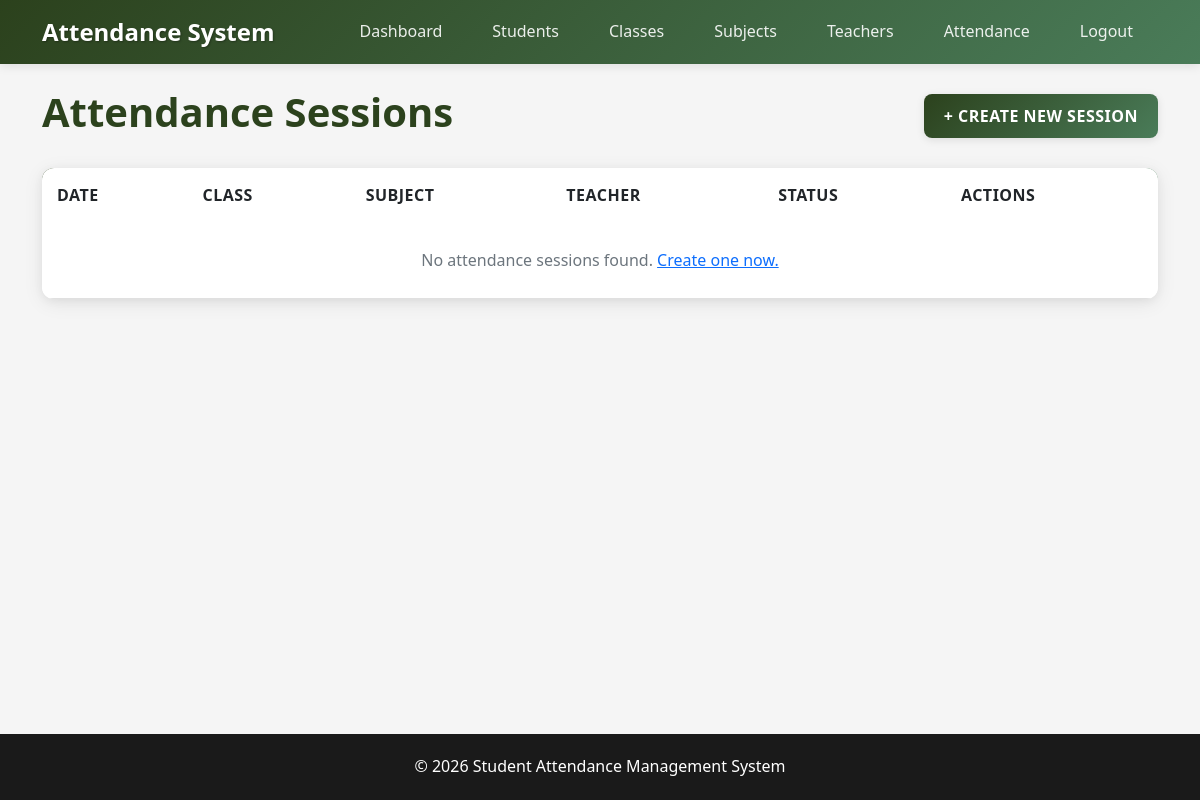
The page /attendance/ (signed in) on the database as committed earlier.
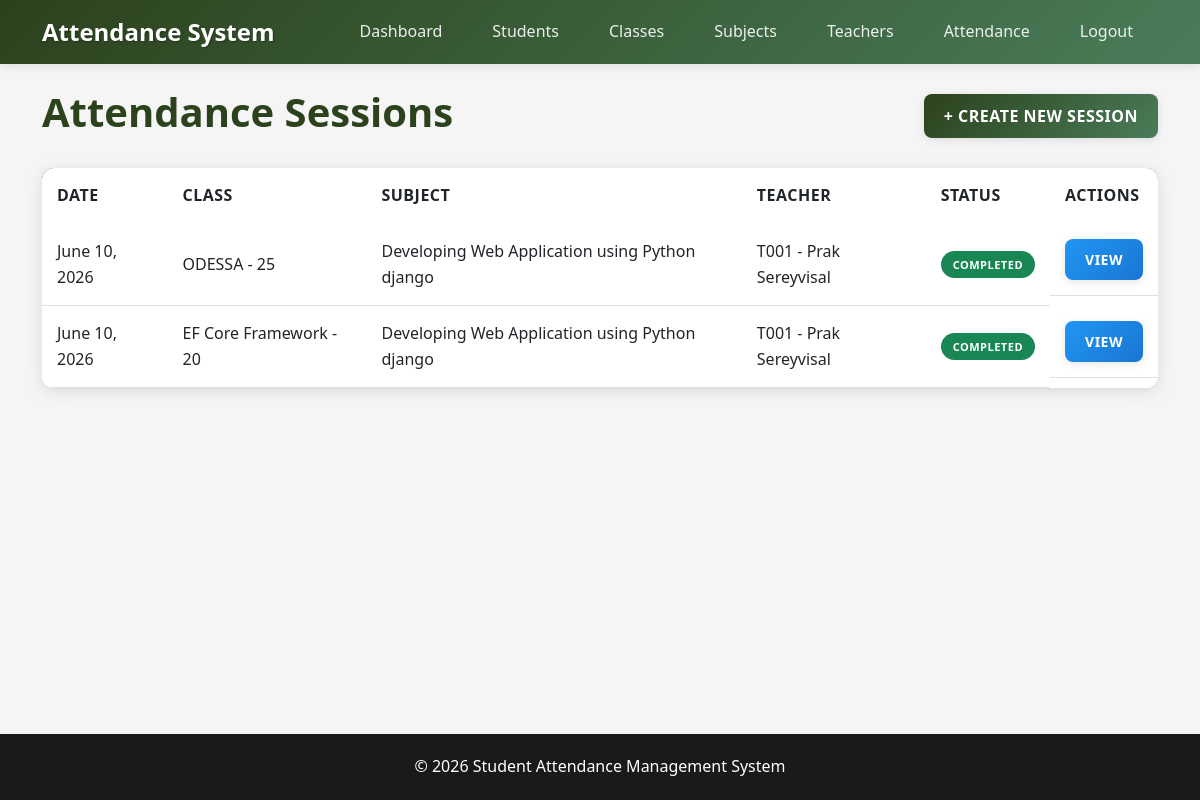
The same page on the database as committed later.
### Attendance/models.py (models this page shows, shortened)
class Attendance(models.Model):
    STATUS_CHOICES = [
        ('scheduled', 'Scheduled'),
        ('ongoing', 'Ongoing'),
        ('completed', 'Completed'),
    ]
    session_date = models.DateField()
    class_room = models.ForeignKey(Class, on_delete=models.CASCADE)
    subject = models.ForeignKey(Subject, on_delete=models.CASCADE)
    teacher = models.ForeignKey(Teacher, on_delete=models.CASCADE)
    status = models.CharField(max_length=20, choices=STATUS_CHOICES, default='scheduled')
    created_at = models.DateTimeField(auto_now_add=True)

class Class(models.Model):
    class_name = models.CharField(max_length=50, unique=True)
    capacity = models.IntegerField()
    def __str__(self):
        return f"{self.class_name} - {self.capacity}"

class Subject(models.Model):
    subject_name = models.CharField(max_length=100)
    code = models.CharField(max_length=20, unique=True)
    description = models.TextField(blank=True, null=True)
    created_at = models.DateTimeField(auto_now_add=True)
    def __str__(self):
        return self.subject_name

class Teacher(models.Model):
    employee_id = models.CharField(max_length=20, unique=True)
    first_name = models.CharField(max_length=50)
    last_name = models.CharField(max_length=50)
    email = models.EmailField()
    phone = models.CharField(max_length=20, unique=True)
    hire_date = models.DateField()
    subjects = models.ManyToManyField(Subject)
    created_at = models.DateTimeField(auto_now_add=True)
    def __str__(self):
        return f"{self.employee_id} - {self.first_name} {self.last_name}"

### Attendance/views.py (the view)
# urls.py: path('attendance/', views.attendance_list, name='attendance_list'),
@login_required
def attendance_list(request):
    attendances = Attendance.objects.all()
    return render(request, 'attendance/list.html', {'attendances': attendances})

### Templates/attendance/list.html (shortened to what this page needs)
{% extends 'base.html' %}
{% block content %}
<div class="d-flex justify-content-between align-items-center mb-4">
    <h1 class="text-primary-custom">Attendance Sessions</h1>
    <a href="{% url 'attendance_create' %}" class="btn btn-primary">+ Create New Session</a>
</div>
<div class="card">
    <div class="card-body p-0">
        <table class="table mb-0">
            <thead>
                <tr>
                    <th>Date</th>
                    <th>Class</th>
                    <th>Subject</th>
                    <th>Teacher</th>
                    <th>Status</th>
                    <th>Actions</th>
                </tr>
            </thead>
            <tbody>
                {% for attendance in attendances %}
                <tr>
                    <td>{{ attendance.session_date }}</td>
                    <td>{{ attendance.class_room }}</td>
                    <td>{{ attendance.subject }}</td>
                    <td>{{ attendance.teacher }}</td>
                    <td>
                        <span class="badge bg-{% if attendance.status == 'completed' %}success{% elif attendance.status == 'ongoing' %}warning{% else %}secondary{% endif %}">
                            {{ attendance.get_status_display }}
                        </span>
                    </td>
                    <td class="d-flex gap-1">
                        <a href="{% url 'attendance_detail' pk=attendance.id %}" class="btn btn-sm btn-info">View</a>
                    </td>
                </tr>
                {% empty %}
                <tr>
                    <td colspan="6" class="text-center text-secondary py-4">No attendance sessions found. <a href="{% url 'attendance_create' %}">Create one now.</a></td>
                </tr>
                {% endfor %}
            </tbody>
        </table>
    </div>
</div>
{% endblock %}

### Templates/base.html (shortened to what this page needs)
{% load static %}
<!DOCTYPE html>
<html lang="en">
<head>
    <link href="https://cdn.jsdelivr.net/npm/bootstrap@5.3.0/dist/css/bootstrap.min.css" rel="stylesheet">
    <link rel="stylesheet" href="{% static 'css/style.css' %}">
</head>
<body>
    <nav class="navbar navbar-expand-lg navbar-dark">
        <div class="container">
            <a class="navbar-brand" href="{% url 'dashboard' %}">Attendance System</a>
            <div class="collapse navbar-collapse" id="navbarNav">
                <ul class="navbar-nav ms-auto">
                    {% if user.is_authenticated %}
                    <li class="nav-item">
                        <a class="nav-link" href="{% url 'dashboard' %}">Dashboard</a>
                    </li>
                    <li class="nav-item">
                        <a class="nav-link" href="{% url 'student_list' %}">Students</a>
                    </li>
                    <li class="nav-item">
                        <a class="nav-link" href="{% url 'class_list' %}">Classes</a>
                    </li>
                    <li class="nav-item">
                        <a class="nav-link" href="{% url 'subject_list' %}">Subjects</a>
                    </li>
                    <li class="nav-item">
                        <a class="nav-link" href="{% url 'teacher_list' %}">Teachers</a>
                    </li>
                    <li class="nav-item">
                        <a class="nav-link" href="{% url 'attendance_list' %}">Attendance</a>
                    </li>
                    <li class="nav-item">
                        <a class="nav-link" href="{% url 'logout' %}">Logout</a>
                    </li>
                    {% else %}
                    <li class="nav-item">
                        <a class="nav-link" href="{% url 'login' %}">Login</a>
                    </li>
                    {% endif %}
                </ul>
            </div>
        </div>
    </nav>
    <div class="container mt-4">
        {% block content %}{% endblock %}
    </div>
    <footer class="footer">
        <div class="container text-center">
            <p class="mb-0">&copy; 2026 Student Attendance Management System</p>
        </div>
    </footer>
</body>
</html>

### Templates/static/css/style.css (style rules this page uses)
:root { --primary-color: #1f360ff0; --primary-hover: #1f360f; --secondary-color: #4a7c59; --accent-color: #759353; --dark-bg: #1a1a1a; --light-bg: #f5f5f5; --card-bg: #ffffff; --text-primary: #333333; --text-secondary: #666666; --border-color: #e0e0e0; --success-color: #4caf50; --warning-color: #ff9800; --danger-color: #f44336; --info-color: #2196f3; }
body { background-color: var(--light-bg); color: var(--text-primary); font-family: 'Segoe UI', Tahoma, Geneva, Verdana, sans-serif; line-height: 1.6; }
.navbar { background: linear-gradient(135deg, var(--primary-color) 0%, var(--secondary-color) 100%); box-shadow: 0 2px 10px rgba(0,0,0,0.1); border: none; }
.navbar-brand { font-weight: 700; font-size: 1.5rem; color: white !important; text-shadow: 1px 1px 2px rgba(0,0,0,0.3); }
.navbar-nav .nav-link { color: rgba(255,255,255,0.9) !important; font-weight: 500; margin: 0 10px; transition: all 0.3s ease; border-radius: 5px; padding: 8px 15px !important; }
.card { border: none; border-radius: 12px; box-shadow: 0 4px 20px rgba(0,0,0,0.08); transition: all 0.3s ease; background: var(--card-bg); margin-bottom: 25px; }
.card-body { padding: 25px; }
.btn { border-radius: 8px; display: flex; font-weight: 600; text-transform: uppercase; letter-spacing: 0.5px; padding: 10px 20px; transition: all 0.3s ease; border: none; box-shadow: 0 2px 8px rgba(0,0,0,0.1); }
.btn-primary { background: linear-gradient(135deg, var(--primary-color) 0%, var(--secondary-color) 100%); color: white; }
.btn-info { background: linear-gradient(135deg, var(--info-color) 0%, #1976d2 100%); color: white; }
.table { border-radius: 12px; overflow: hidden; box-shadow: 0 2px 10px rgba(0,0,0,0.05); }
.table thead { background: linear-gradient(135deg, var(--primary-color) 0%, var(--secondary-color) 100%); color: white; }
.table thead th { border: none; font-weight: 600; text-transform: uppercase; letter-spacing: 0.5px; padding: 15px; }
.table tbody tr { transition: all 0.3s ease; }
.table tbody td { padding: 15px; border-color: var(--border-color); vertical-align: middle; }
.badge { padding: 8px 12px; border-radius: 20px; font-weight: 600; text-transform: uppercase; letter-spacing: 0.5px; font-size: 11px; }
.text-primary-custom { color: var(--primary-color); font-weight: 600; }
.footer { background-color: var(--dark-bg); color: white; padding: 20px 0; position: fixed; bottom: 0; width: 100%; }

Rows that differ between the two databases and show on the page:
added Attendance: session_date "June 10, 2026", class_room "ODESSA - 25", subject "Developing Web Application using Python django", teacher "T001 - Prak Sereyvisal", status "COMPLETED"
added Attendance: session_date "June 10, 2026", class_room "EF Core Framework - 20", subject "Developing Web Application using Python django", teacher "T001 - Prak Sereyvisal", status "COMPLETED"
Other text that changed with them:
text no longer shown: "No attendance sessions found. Create one now."
